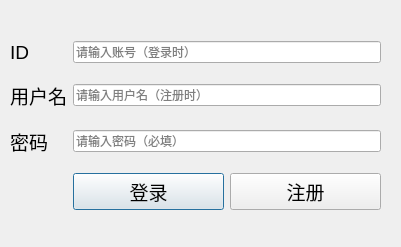
<?xml version="1.0" encoding="UTF-8"?>
<ui version="4.0">
 <class>LoginWindowNew</class>
 <widget class="QDialog" name="LoginWindowNew">
  <property name="geometry">
   <rect>
    <x>0</x>
    <y>0</y>
    <width>401</width>
    <height>247</height>
   </rect>
  </property>
  <property name="windowTitle">
   <string>ChatClient</string>
  </property>
  <property name="windowIcon">
   <iconset resource="icon.qrc">
    <normaloff>:/resources/地球仪_#333333_128_21587851.svg</normaloff>:/resources/地球仪_#333333_128_21587851.svg</iconset>
  </property>
  <widget class="QWidget" name="">
   <property name="geometry">
    <rect>
     <x>10</x>
     <y>30</y>
     <width>371</width>
     <height>191</height>
    </rect>
   </property>
   <layout class="QGridLayout" name="gridLayout">
    <item row="0" column="0">
     <widget class="QLabel" name="idLabel">
      <property name="font">
       <font>
        <pointsize>14</pointsize>
       </font>
      </property>
      <property name="text">
       <string>&lt;html&gt;&lt;head/&gt;&lt;body&gt;&lt;p&gt;ID&lt;/p&gt;&lt;/body&gt;&lt;/html&gt;</string>
      </property>
     </widget>
    </item>
    <item row="0" column="1">
     <widget class="QLineEdit" name="m_idEdit">
      <property name="placeholderText">
       <string>请输入账号（登录时）</string>
      </property>
     </widget>
    </item>
    <item row="1" column="0">
     <widget class="QLabel" name="nameLabel">
      <property name="font">
       <font>
        <pointsize>14</pointsize>
       </font>
      </property>
      <property name="text">
       <string>&lt;html&gt;&lt;head/&gt;&lt;body&gt;&lt;p&gt;用户名&lt;/span&gt;&lt;/p&gt;&lt;/body&gt;&lt;/html&gt;</string>
      </property>
     </widget>
    </item>
    <item row="1" column="1">
     <widget class="QLineEdit" name="m_nameEdit">
      <property name="placeholderText">
       <string>请输入用户名（注册时）</string>
      </property>
     </widget>
    </item>
    <item row="2" column="0">
     <widget class="QLabel" name="pwdLabel">
      <property name="font">
       <font>
        <pointsize>14</pointsize>
       </font>
      </property>
      <property name="text">
       <string>&lt;html&gt;&lt;head/&gt;&lt;body&gt;&lt;p&gt;密码&lt;/p&gt;&lt;/body&gt;&lt;/html&gt;</string>
      </property>
     </widget>
    </item>
    <item row="2" column="1">
     <widget class="QLineEdit" name="m_passwordEdit">
      <property name="placeholderText">
       <string>请输入密码（必填）</string>
      </property>
     </widget>
    </item>
    <item row="3" column="1">
     <layout class="QHBoxLayout" name="horizontalLayout">
      <item>
       <widget class="QPushButton" name="m_loginButton">
        <property name="font">
         <font>
          <pointsize>14</pointsize>
         </font>
        </property>
        <property name="text">
         <string>登录</string>
        </property>
       </widget>
      </item>
      <item>
       <widget class="QPushButton" name="m_registerButton">
        <property name="font">
         <font>
          <pointsize>14</pointsize>
         </font>
        </property>
        <property name="text">
         <string>注册</string>
        </property>
       </widget>
      </item>
     </layout>
    </item>
   </layout>
  </widget>
 </widget>
 <resources>
  <include location="icon.qrc"/>
 </resources>
 <connections/>
</ui>
